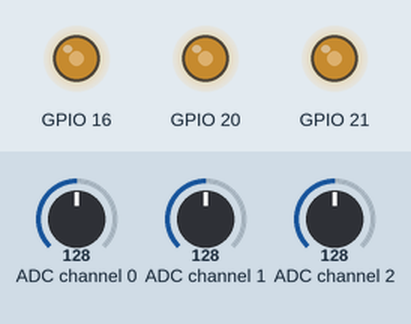
Recording of a program running on a simulated Raspberry Pi (BCM pin numbers). On the bench: output pins drawn as LEDs (lit = HIGH). The inputs (shaded band) are chosen by the test bench; at power-on: ADC channel 0 = 128, ADC channel 1 = 128, ADC channel 2 = 128 (analog values on the 0–255 scale). Threads take turns every 2 ms; library files of the repository ran but are not shown: ADC0834.py; pins used as bus, display or sensor lines are not drawn; what the program prints to the terminal is not drawn.

Above: at 1.2 s.
1.3 s: ADC channel 0 set to 178
At 2.1 s:
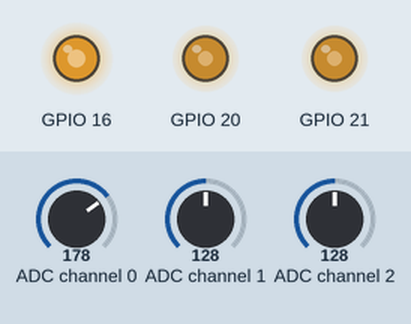
2.8 s: ADC channel 1 set to 178
At 3.8 s:
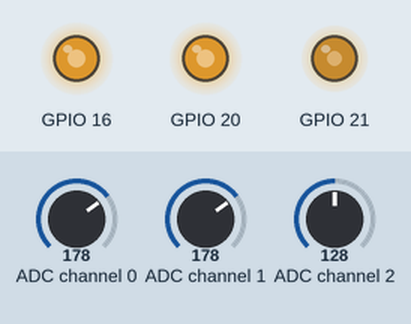
4.5 s: ADC channel 2 set to 178
At 5.5 s:
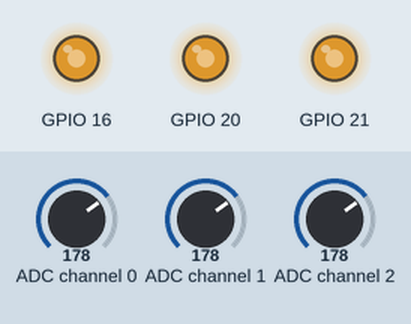
6.2 s: ADC channel 0 set to 224
At 6.7 s:
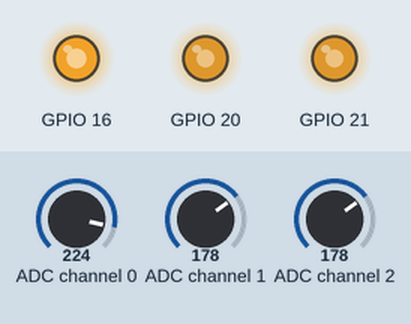
Timing chart, 0 to 8.9 s (numbered marks = the images above; inputs shaded):
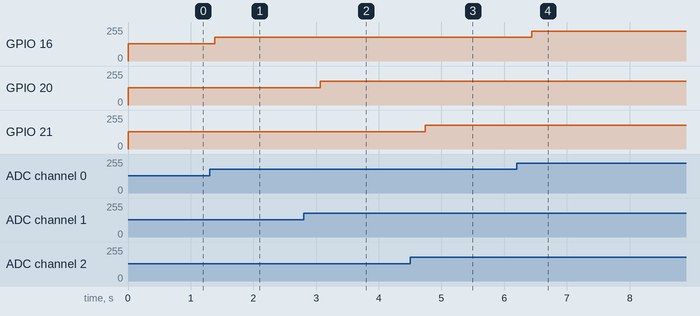

The program:

16-mixing-rgb-led-colors-with-three-potentiometers-homework.py
```python
import pigpio
import ADC0834
from threading import Timer

def preparePWMLed(pin: int) -> int:
    pi.set_PWM_dutycycle(pin, 0)
    pi.set_PWM_frequency(pin, 1000)

    return pin

ADC0834.setup()
pi = pigpio.pi()
leds = [preparePWMLed(n) for n in [16, 20, 21]]
adcResults = [0 for led in leds]
timer = None

def main():
    global timer, adcResults
    for index, led in enumerate(leds):
        adcResults[index] = ADC0834.getResult(index)
        pi.set_PWM_dutycycle(led, adcResults[index])
    print(f"R: {adcResults[0]:03} G: {adcResults[1]:03} B: {adcResults[2]:03} ", end = "\r")
    timer = Timer(.01, main)
    timer.start()

try:
    main()
    while True:
        pass
except KeyboardInterrupt:
    timer.cancel()
    pi.stop()
    print("\nSee ya later, RPi!\n")
```

Measured:
- after the input at 1.3 s, GPIO 16: 128/255 → 178/255 after 0.09 s
- after the input at 2.8 s, GPIO 20: 128/255 → 178/255 after 0.26 s
- after the input at 4.5 s, GPIO 21: 128/255 → 178/255 after 0.24 s
- after the input at 6.2 s, GPIO 16: 178/255 → 224/255 after 0.24 s
